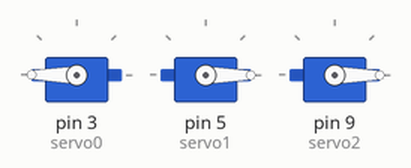
This sketch was run on a simulated Arduino Uno, built with avr-gcc and run on an emulated ATmega328P. On the bench: 3 × servo.

Above: at 0.05 s.
At 3.0 s:
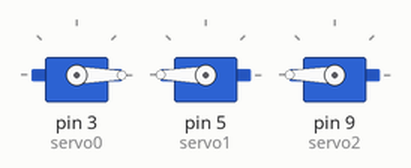
Timing chart, 0 to 6.9 s (numbered marks = the images above):
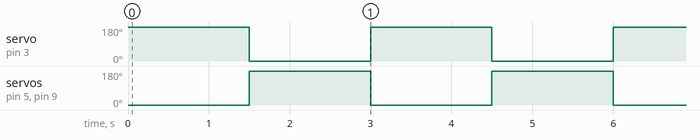

The sketch:

diode.ino
```cpp
#include <Servo.h>

Servo servo0;
Servo servo1;
Servo servo2;

void setup() {
  servo0.attach(3);
  servo1.attach(5);
  servo2.attach(9);
}

void loop() {
  servo0.writeMicroseconds(800);

    servo0.write(180);
    servo1.write(0);
    servo2.write(0);
    delay(1500);

    servo0.write(0);
    servo1.write(180);
    servo2.write(180);
    delay(1500);

}
```

Measured:
- by itself, servo on pin 3 (servo0), servo on pin 5 (servo1), servo on pin 9 (servo2): alternates 180° for 1.5 s and 0° for 1.5 s
